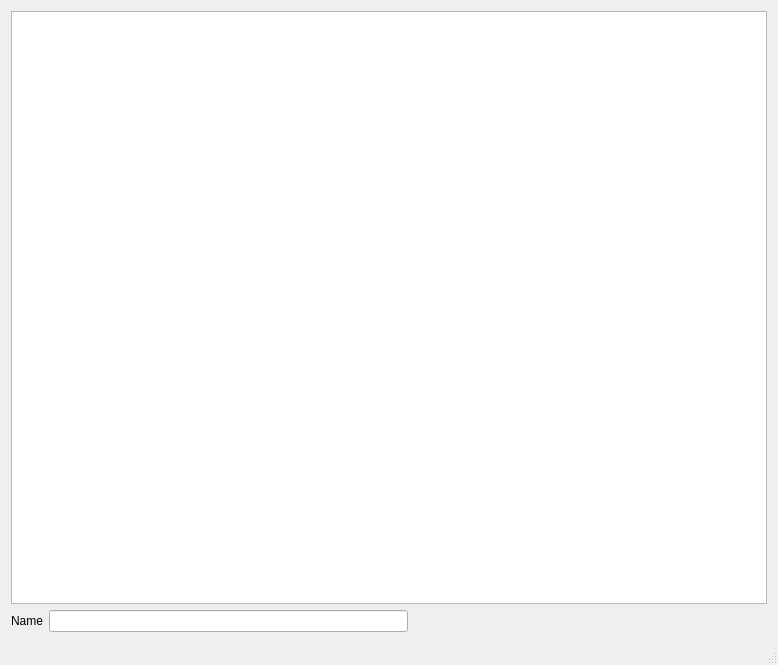
<?xml version="1.0" encoding="UTF-8"?>
<ui version="4.0">
 <class>MainWindow</class>
 <widget class="QMainWindow" name="MainWindow">
  <property name="geometry">
   <rect>
    <x>0</x>
    <y>0</y>
    <width>778</width>
    <height>665</height>
   </rect>
  </property>
  <property name="windowTitle">
   <string>MainWindow</string>
  </property>
  <widget class="QWidget" name="centralWidget">
   <layout class="QGridLayout" name="gridLayout_2">
    <item row="0" column="0">
     <layout class="QGridLayout" name="gridLayout">
      <item row="0" column="0">
       <widget class="QTreeView" name="treeView"/>
      </item>
      <item row="2" column="0">
       <layout class="QHBoxLayout" name="horizontalLayout">
        <item>
         <widget class="QLabel" name="label">
          <property name="text">
           <string>Name</string>
          </property>
         </widget>
        </item>
        <item>
         <widget class="QLineEdit" name="lineEdit"/>
        </item>
        <item>
         <spacer name="horizontalSpacer">
          <property name="orientation">
           <enum>Qt::Horizontal</enum>
          </property>
          <property name="sizeHint" stdset="0">
           <size>
            <width>40</width>
            <height>20</height>
           </size>
          </property>
         </spacer>
        </item>
       </layout>
      </item>
     </layout>
    </item>
   </layout>
  </widget>
  <widget class="QMenuBar" name="menuBar">
   <property name="geometry">
    <rect>
     <x>0</x>
     <y>0</y>
     <width>778</width>
     <height>21</height>
    </rect>
   </property>
  </widget>
  <widget class="QStatusBar" name="statusBar"/>
 </widget>
 <layoutdefault spacing="6" margin="11"/>
 <resources/>
 <connections/>
</ui>
